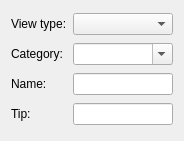
<ui version="4.0" >
 <class>KPlato::AddViewPanel</class>
 <widget class="QWidget" name="KPlato::AddViewPanel" >
  <property name="geometry" >
   <rect>
    <x>0</x>
    <y>0</y>
    <width>184</width>
    <height>141</height>
   </rect>
  </property>
  <property name="windowTitle" >
   <string>Form</string>
  </property>
  <layout class="QGridLayout" >
   <item row="0" column="0" >
    <widget class="QLabel" name="label_2" >
     <property name="text" >
      <string>View type:</string>
     </property>
     <property name="buddy" >
      <cstring>viewtype</cstring>
     </property>
    </widget>
   </item>
   <item row="0" column="1" >
    <widget class="KComboBox" name="viewtype" >
     <property name="autoCompletion" >
      <bool>false</bool>
     </property>
    </widget>
   </item>
   <item row="1" column="0" >
    <widget class="QLabel" name="label_3" >
     <property name="text" >
      <string>Category:</string>
     </property>
     <property name="buddy" >
      <cstring>category</cstring>
     </property>
    </widget>
   </item>
   <item row="1" column="1" >
    <widget class="KComboBox" name="category" >
     <property name="editable" >
      <bool>true</bool>
     </property>
     <property name="insertPolicy" >
      <enum>QComboBox::InsertAlphabetically</enum>
     </property>
     <property name="autoCompletion" >
      <bool>false</bool>
     </property>
    </widget>
   </item>
   <item row="2" column="0" >
    <widget class="QLabel" name="label_4" >
     <property name="text" >
      <string>Name:</string>
     </property>
     <property name="buddy" >
      <cstring>viewname</cstring>
     </property>
    </widget>
   </item>
   <item row="2" column="1" >
    <widget class="QLineEdit" name="viewname" />
   </item>
   <item row="3" column="0" >
    <widget class="QLabel" name="label_5" >
     <property name="text" >
      <string>Tip:</string>
     </property>
     <property name="buddy" >
      <cstring>tooltip</cstring>
     </property>
    </widget>
   </item>
   <item row="3" column="1" >
    <widget class="QLineEdit" name="tooltip" />
   </item>
  </layout>
 </widget>
 <customwidgets>
  <customwidget>
   <class>KComboBox</class>
   <extends>QComboBox</extends>
   <header>kcombobox.h</header>
  </customwidget>
 </customwidgets>
 <resources/>
 <connections/>
</ui>
